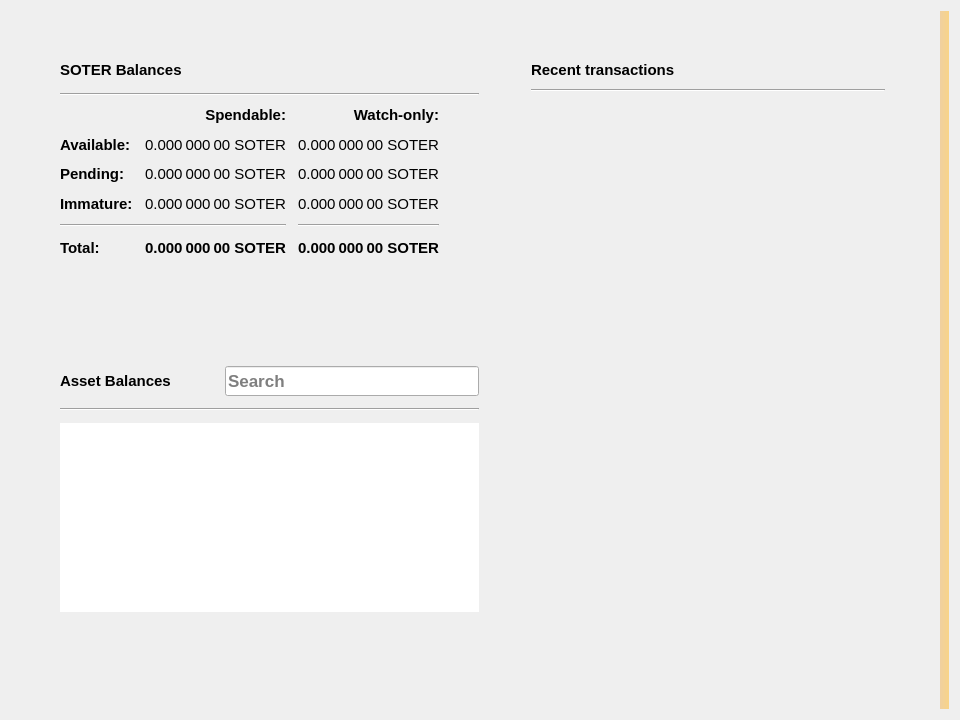
<?xml version="1.0" encoding="UTF-8"?>
<ui version="4.0">
 <class>OverviewPage</class>
 <widget class="QWidget" name="OverviewPage">
  <property name="geometry">
   <rect>
    <x>0</x>
    <y>0</y>
    <width>960</width>
    <height>720</height>
   </rect>
  </property>
  <property name="minimumSize">
   <size>
    <width>960</width>
    <height>0</height>
   </size>
  </property>
  <property name="font">
   <font>
    <pointsize>11</pointsize>
    <weight>75</weight>
    <bold>true</bold>
   </font>
  </property>
  <property name="windowTitle">
   <string>Form</string>
  </property>
  <property name="autoFillBackground">
   <bool>false</bool>
  </property>
  <layout class="QGridLayout" name="gridLayout_3">
   <item row="0" column="1">
    <layout class="QVBoxLayout" name="verticalLayout_7">
     <property name="spacing">
      <number>0</number>
     </property>
     <property name="leftMargin">
      <number>0</number>
     </property>
     <property name="topMargin">
      <number>0</number>
     </property>
     <property name="rightMargin">
      <number>0</number>
     </property>
     <property name="bottomMargin">
      <number>0</number>
     </property>
     <item>
      <layout class="QHBoxLayout" name="horizontalLayout" stretch="0,0">
       <property name="spacing">
        <number>34</number>
       </property>
       <property name="sizeConstraint">
        <enum>QLayout::SetMinAndMaxSize</enum>
       </property>
       <property name="leftMargin">
        <number>40</number>
       </property>
       <property name="topMargin">
        <number>40</number>
       </property>
       <property name="rightMargin">
        <number>40</number>
       </property>
       <property name="bottomMargin">
        <number>40</number>
       </property>
       <item>
        <layout class="QVBoxLayout" name="verticalLayout_2">
         <property name="spacing">
          <number>34</number>
         </property>
         <property name="rightMargin">
          <number>0</number>
         </property>
         <item>
          <widget class="QFrame" name="frame">
           <property name="sizePolicy">
            <sizepolicy hsizetype="Preferred" vsizetype="Preferred">
             <horstretch>0</horstretch>
             <verstretch>0</verstretch>
            </sizepolicy>
           </property>
           <property name="minimumSize">
            <size>
             <width>350</width>
             <height>180</height>
            </size>
           </property>
           <property name="frameShape">
            <enum>QFrame::NoFrame</enum>
           </property>
           <property name="frameShadow">
            <enum>QFrame::Raised</enum>
           </property>
           <property name="lineWidth">
            <number>5</number>
           </property>
           <layout class="QVBoxLayout" name="verticalLayout_4">
            <property name="spacing">
             <number>10</number>
            </property>
            <property name="topMargin">
             <number>6</number>
            </property>
            <property name="bottomMargin">
             <number>0</number>
            </property>
            <item>
             <layout class="QHBoxLayout" name="horizontalLayout_4">
              <property name="spacing">
               <number>6</number>
              </property>
              <item>
               <widget class="QLabel" name="soterBalancesLabel">
                <property name="font">
                 <font>
                  <pointsize>11</pointsize>
                  <weight>75</weight>
                  <bold>true</bold>
                 </font>
                </property>
                <property name="text">
                 <string>SOTER Balances</string>
                </property>
               </widget>
              </item>
              <item>
               <widget class="QPushButton" name="labelWalletStatus">
                <property name="enabled">
                 <bool>true</bool>
                </property>
                <property name="maximumSize">
                 <size>
                  <width>30</width>
                  <height>16777215</height>
                 </size>
                </property>
                <property name="toolTip">
                 <string>The displayed information may be out of date. Your wallet automatically synchronizes with the Soteria blockchain after a connection is established, but this process has not completed yet.</string>
                </property>
                <property name="text">
                 <string/>
                </property>
                <property name="icon">
                 <iconset>
                  <normaloff>:/icons/warning</normaloff>
                  <disabledoff>:/icons/warning</disabledoff>:/icons/warning</iconset>
                </property>
                <property name="iconSize">
                 <size>
                  <width>24</width>
                  <height>24</height>
                 </size>
                </property>
                <property name="flat">
                 <bool>true</bool>
                </property>
               </widget>
              </item>
              <item>
               <spacer name="horizontalSpacer_3">
                <property name="orientation">
                 <enum>Qt::Horizontal</enum>
                </property>
                <property name="sizeHint" stdset="0">
                 <size>
                  <width>40</width>
                  <height>20</height>
                 </size>
                </property>
               </spacer>
              </item>
             </layout>
            </item>
            <item>
             <widget class="Line" name="line_2">
              <property name="orientation">
               <enum>Qt::Horizontal</enum>
              </property>
             </widget>
            </item>
            <item>
             <layout class="QGridLayout" name="gridLayout">
              <property name="sizeConstraint">
               <enum>QLayout::SetDefaultConstraint</enum>
              </property>
              <property name="bottomMargin">
               <number>5</number>
              </property>
              <property name="spacing">
               <number>12</number>
              </property>
              <item row="3" column="2">
               <widget class="QLabel" name="labelWatchImmature">
                <property name="font">
                 <font>
                  <pointsize>11</pointsize>
                  <weight>50</weight>
                  <bold>false</bold>
                 </font>
                </property>
                <property name="cursor">
                 <cursorShape>IBeamCursor</cursorShape>
                </property>
                <property name="toolTip">
                 <string>Mined balance in watch-only addresses that has not yet matured</string>
                </property>
                <property name="text">
                 <string notr="true">0.000 000 00 SOTER</string>
                </property>
                <property name="alignment">
                 <set>Qt::AlignRight|Qt::AlignTrailing|Qt::AlignVCenter</set>
                </property>
                <property name="textInteractionFlags">
                 <set>Qt::LinksAccessibleByMouse|Qt::TextSelectableByKeyboard|Qt::TextSelectableByMouse</set>
                </property>
               </widget>
              </item>
              <item row="2" column="3">
               <spacer name="horizontalSpacer_2">
                <property name="orientation">
                 <enum>Qt::Horizontal</enum>
                </property>
                <property name="sizeHint" stdset="0">
                 <size>
                  <width>40</width>
                  <height>20</height>
                 </size>
                </property>
               </spacer>
              </item>
              <item row="1" column="0">
               <widget class="QLabel" name="labelBalanceText">
                <property name="text">
                 <string>Available:</string>
                </property>
               </widget>
              </item>
              <item row="1" column="2">
               <widget class="QLabel" name="labelWatchAvailable">
                <property name="font">
                 <font>
                  <pointsize>11</pointsize>
                  <weight>50</weight>
                  <bold>false</bold>
                 </font>
                </property>
                <property name="cursor">
                 <cursorShape>IBeamCursor</cursorShape>
                </property>
                <property name="toolTip">
                 <string>Your current balance in watch-only addresses</string>
                </property>
                <property name="text">
                 <string notr="true">0.000 000 00 SOTER</string>
                </property>
                <property name="alignment">
                 <set>Qt::AlignRight|Qt::AlignTrailing|Qt::AlignVCenter</set>
                </property>
                <property name="textInteractionFlags">
                 <set>Qt::LinksAccessibleByMouse|Qt::TextSelectableByKeyboard|Qt::TextSelectableByMouse</set>
                </property>
               </widget>
              </item>
              <item row="2" column="1">
               <widget class="QLabel" name="labelUnconfirmed">
                <property name="font">
                 <font>
                  <pointsize>11</pointsize>
                  <weight>50</weight>
                  <bold>false</bold>
                 </font>
                </property>
                <property name="cursor">
                 <cursorShape>IBeamCursor</cursorShape>
                </property>
                <property name="toolTip">
                 <string>Total of transactions that have yet to be confirmed, and do not yet count toward the spendable balance</string>
                </property>
                <property name="text">
                 <string notr="true">0.000 000 00 SOTER</string>
                </property>
                <property name="alignment">
                 <set>Qt::AlignRight|Qt::AlignTrailing|Qt::AlignVCenter</set>
                </property>
                <property name="textInteractionFlags">
                 <set>Qt::LinksAccessibleByMouse|Qt::TextSelectableByKeyboard|Qt::TextSelectableByMouse</set>
                </property>
               </widget>
              </item>
              <item row="4" column="2">
               <widget class="Line" name="lineWatchBalance">
                <property name="sizePolicy">
                 <sizepolicy hsizetype="Preferred" vsizetype="Fixed">
                  <horstretch>0</horstretch>
                  <verstretch>0</verstretch>
                 </sizepolicy>
                </property>
                <property name="minimumSize">
                 <size>
                  <width>140</width>
                  <height>0</height>
                 </size>
                </property>
                <property name="orientation">
                 <enum>Qt::Horizontal</enum>
                </property>
               </widget>
              </item>
              <item row="0" column="1">
               <widget class="QLabel" name="labelSpendable">
                <property name="text">
                 <string>Spendable:</string>
                </property>
                <property name="alignment">
                 <set>Qt::AlignRight|Qt::AlignTrailing|Qt::AlignVCenter</set>
                </property>
               </widget>
              </item>
              <item row="3" column="0">
               <widget class="QLabel" name="labelImmatureText">
                <property name="text">
                 <string>Immature:</string>
                </property>
               </widget>
              </item>
              <item row="5" column="2">
               <widget class="QLabel" name="labelWatchTotal">
                <property name="font">
                 <font>
                  <pointsize>11</pointsize>
                  <weight>75</weight>
                  <bold>true</bold>
                 </font>
                </property>
                <property name="cursor">
                 <cursorShape>IBeamCursor</cursorShape>
                </property>
                <property name="toolTip">
                 <string>Current total balance in watch-only addresses</string>
                </property>
                <property name="text">
                 <string notr="true">0.000 000 00 SOTER</string>
                </property>
                <property name="alignment">
                 <set>Qt::AlignRight|Qt::AlignTrailing|Qt::AlignVCenter</set>
                </property>
                <property name="textInteractionFlags">
                 <set>Qt::LinksAccessibleByMouse|Qt::TextSelectableByKeyboard|Qt::TextSelectableByMouse</set>
                </property>
               </widget>
              </item>
              <item row="4" column="0" colspan="2">
               <widget class="Line" name="line">
                <property name="orientation">
                 <enum>Qt::Horizontal</enum>
                </property>
               </widget>
              </item>
              <item row="0" column="2">
               <widget class="QLabel" name="labelWatchonly">
                <property name="text">
                 <string>Watch-only:</string>
                </property>
                <property name="alignment">
                 <set>Qt::AlignRight|Qt::AlignTrailing|Qt::AlignVCenter</set>
                </property>
               </widget>
              </item>
              <item row="5" column="1">
               <widget class="QLabel" name="labelTotal">
                <property name="font">
                 <font>
                  <pointsize>11</pointsize>
                  <weight>75</weight>
                  <bold>true</bold>
                 </font>
                </property>
                <property name="cursor">
                 <cursorShape>IBeamCursor</cursorShape>
                </property>
                <property name="toolTip">
                 <string>Your current total balance</string>
                </property>
                <property name="text">
                 <string notr="true">0.000 000 00 SOTER</string>
                </property>
                <property name="alignment">
                 <set>Qt::AlignRight|Qt::AlignTrailing|Qt::AlignVCenter</set>
                </property>
                <property name="textInteractionFlags">
                 <set>Qt::LinksAccessibleByMouse|Qt::TextSelectableByKeyboard|Qt::TextSelectableByMouse</set>
                </property>
               </widget>
              </item>
              <item row="1" column="1">
               <widget class="QLabel" name="labelBalance">
                <property name="font">
                 <font>
                  <pointsize>11</pointsize>
                  <weight>50</weight>
                  <bold>false</bold>
                 </font>
                </property>
                <property name="cursor">
                 <cursorShape>IBeamCursor</cursorShape>
                </property>
                <property name="toolTip">
                 <string>Your current spendable balance</string>
                </property>
                <property name="text">
                 <string notr="true">0.000 000 00 SOTER</string>
                </property>
                <property name="alignment">
                 <set>Qt::AlignRight|Qt::AlignTrailing|Qt::AlignVCenter</set>
                </property>
                <property name="textInteractionFlags">
                 <set>Qt::LinksAccessibleByMouse|Qt::TextSelectableByKeyboard|Qt::TextSelectableByMouse</set>
                </property>
               </widget>
              </item>
              <item row="2" column="0">
               <widget class="QLabel" name="labelPendingText">
                <property name="text">
                 <string>Pending:</string>
                </property>
               </widget>
              </item>
              <item row="5" column="0">
               <widget class="QLabel" name="labelTotalText">
                <property name="text">
                 <string>Total:</string>
                </property>
               </widget>
              </item>
              <item row="3" column="1">
               <widget class="QLabel" name="labelImmature">
                <property name="font">
                 <font>
                  <pointsize>11</pointsize>
                  <weight>50</weight>
                  <bold>false</bold>
                 </font>
                </property>
                <property name="cursor">
                 <cursorShape>IBeamCursor</cursorShape>
                </property>
                <property name="toolTip">
                 <string>Mined balance that has not yet matured</string>
                </property>
                <property name="text">
                 <string notr="true">0.000 000 00 SOTER</string>
                </property>
                <property name="alignment">
                 <set>Qt::AlignRight|Qt::AlignTrailing|Qt::AlignVCenter</set>
                </property>
                <property name="textInteractionFlags">
                 <set>Qt::LinksAccessibleByMouse|Qt::TextSelectableByKeyboard|Qt::TextSelectableByMouse</set>
                </property>
               </widget>
              </item>
              <item row="2" column="2">
               <widget class="QLabel" name="labelWatchPending">
                <property name="font">
                 <font>
                  <pointsize>11</pointsize>
                  <weight>50</weight>
                  <bold>false</bold>
                 </font>
                </property>
                <property name="cursor">
                 <cursorShape>IBeamCursor</cursorShape>
                </property>
                <property name="toolTip">
                 <string>Unconfirmed transactions to watch-only addresses</string>
                </property>
                <property name="text">
                 <string notr="true">0.000 000 00 SOTER</string>
                </property>
                <property name="alignment">
                 <set>Qt::AlignRight|Qt::AlignTrailing|Qt::AlignVCenter</set>
                </property>
                <property name="textInteractionFlags">
                 <set>Qt::LinksAccessibleByMouse|Qt::TextSelectableByKeyboard|Qt::TextSelectableByMouse</set>
                </property>
               </widget>
              </item>
             </layout>
            </item>
           </layout>
          </widget>
         </item>
         <item>
          <widget class="QWidget" name="assetVerticalSpaceWidget2" native="true">
           <property name="autoFillBackground">
            <bool>false</bool>
           </property>
           <layout class="QVBoxLayout" name="verticalLayout_6">
            <item>
             <spacer name="verticalSpacer_4">
              <property name="orientation">
               <enum>Qt::Vertical</enum>
              </property>
              <property name="sizeType">
               <enum>QSizePolicy::MinimumExpanding</enum>
              </property>
              <property name="sizeHint" stdset="0">
               <size>
                <width>20</width>
                <height>10</height>
               </size>
              </property>
             </spacer>
            </item>
           </layout>
          </widget>
         </item>
         <item>
          <widget class="QFrame" name="assetFrame">
           <property name="minimumSize">
            <size>
             <width>350</width>
             <height>150</height>
            </size>
           </property>
           <property name="autoFillBackground">
            <bool>true</bool>
           </property>
           <property name="frameShape">
            <enum>QFrame::NoFrame</enum>
           </property>
           <property name="frameShadow">
            <enum>QFrame::Plain</enum>
           </property>
           <property name="lineWidth">
            <number>0</number>
           </property>
           <layout class="QVBoxLayout" name="verticalLayout_5">
            <property name="spacing">
             <number>12</number>
            </property>
            <item>
             <layout class="QHBoxLayout" name="assetBalanceHorizontalLayout">
              <item alignment="Qt::AlignVCenter">
               <widget class="QLabel" name="assetBalanceLabel">
                <property name="font">
                 <font>
                  <pointsize>11</pointsize>
                  <weight>75</weight>
                  <bold>true</bold>
                 </font>
                </property>
                <property name="text">
                 <string>Asset Balances</string>
                </property>
               </widget>
              </item>
              <item>
               <widget class="QPushButton" name="labelAssetStatus">
                <property name="enabled">
                 <bool>true</bool>
                </property>
                <property name="maximumSize">
                 <size>
                  <width>30</width>
                  <height>16777215</height>
                 </size>
                </property>
                <property name="toolTip">
                 <string>The displayed information may be out of date. Your wallet automatically synchronizes with the Soteria blockchain after a connection is established, but this process has not completed yet.</string>
                </property>
                <property name="text">
                 <string/>
                </property>
                <property name="icon">
                 <iconset>
                  <normaloff>:/icons/warning</normaloff>
                  <disabledoff>:/icons/warning</disabledoff>:/icons/warning</iconset>
                </property>
                <property name="iconSize">
                 <size>
                  <width>24</width>
                  <height>24</height>
                 </size>
                </property>
                <property name="flat">
                 <bool>true</bool>
                </property>
               </widget>
              </item>
              <item alignment="Qt::AlignBottom">
               <widget class="QLineEdit" name="assetSearch">
                <property name="sizePolicy">
                 <sizepolicy hsizetype="Expanding" vsizetype="Preferred">
                  <horstretch>0</horstretch>
                  <verstretch>0</verstretch>
                 </sizepolicy>
                </property>
                <property name="minimumSize">
                 <size>
                  <width>0</width>
                  <height>30</height>
                 </size>
                </property>
                <property name="maximumSize">
                 <size>
                  <width>16777215</width>
                  <height>30</height>
                 </size>
                </property>
                <property name="sizeIncrement">
                 <size>
                  <width>0</width>
                  <height>0</height>
                 </size>
                </property>
                <property name="baseSize">
                 <size>
                  <width>0</width>
                  <height>0</height>
                 </size>
                </property>
                <property name="font">
                 <font>
                  <pointsize>13</pointsize>
                  <weight>75</weight>
                  <bold>true</bold>
                 </font>
                </property>
                <property name="maxLength">
                 <number>32</number>
                </property>
                <property name="frame">
                 <bool>true</bool>
                </property>
                <property name="alignment">
                 <set>Qt::AlignLeading|Qt::AlignLeft|Qt::AlignVCenter</set>
                </property>
                <property name="placeholderText">
                 <string>Search</string>
                </property>
                <property name="clearButtonEnabled">
                 <bool>true</bool>
                </property>
               </widget>
              </item>
             </layout>
            </item>
            <item>
             <widget class="Line" name="assetBalanceLine">
              <property name="orientation">
               <enum>Qt::Horizontal</enum>
              </property>
             </widget>
            </item>
            <item>
             <widget class="QListView" name="listAssets">
              <property name="frameShape">
               <enum>QFrame::NoFrame</enum>
              </property>
              <property name="lineWidth">
               <number>0</number>
              </property>
              <property name="verticalScrollMode">
               <enum>QAbstractItemView::ScrollPerItem</enum>
              </property>
             </widget>
            </item>
            <item>
             <widget class="QWidget" name="assetVerticalSpaceWidget" native="true">
              <property name="autoFillBackground">
               <bool>false</bool>
              </property>
              <layout class="QVBoxLayout" name="verticalLayout">
               <item>
                <spacer name="verticalSpacer_3">
                 <property name="orientation">
                  <enum>Qt::Vertical</enum>
                 </property>
                 <property name="sizeHint" stdset="0">
                  <size>
                   <width>20</width>
                   <height>20</height>
                  </size>
                 </property>
                </spacer>
               </item>
              </layout>
             </widget>
            </item>
           </layout>
          </widget>
         </item>
        </layout>
       </item>
       <item>
        <layout class="QVBoxLayout" name="verticalLayout_3">
         <property name="spacing">
          <number>20</number>
         </property>
         <property name="leftMargin">
          <number>0</number>
         </property>
         <item>
          <widget class="QFrame" name="frame_2">
           <property name="sizePolicy">
            <sizepolicy hsizetype="Preferred" vsizetype="Preferred">
             <horstretch>0</horstretch>
             <verstretch>0</verstretch>
            </sizepolicy>
           </property>
           <property name="minimumSize">
            <size>
             <width>350</width>
             <height>0</height>
            </size>
           </property>
           <property name="sizeIncrement">
            <size>
             <width>0</width>
             <height>300</height>
            </size>
           </property>
           <property name="frameShape">
            <enum>QFrame::NoFrame</enum>
           </property>
           <property name="frameShadow">
            <enum>QFrame::Plain</enum>
           </property>
           <property name="lineWidth">
            <number>0</number>
           </property>
           <layout class="QGridLayout" name="gridLayout_2">
            <property name="topMargin">
             <number>6</number>
            </property>
            <property name="horizontalSpacing">
             <number>12</number>
            </property>
            <item row="0" column="0">
             <layout class="QHBoxLayout" name="horizontalLayout_2">
              <property name="spacing">
               <number>6</number>
              </property>
              <item>
               <widget class="QLabel" name="recentTransactionsLabel">
                <property name="font">
                 <font>
                  <pointsize>11</pointsize>
                  <weight>75</weight>
                  <bold>true</bold>
                 </font>
                </property>
                <property name="text">
                 <string>Recent transactions</string>
                </property>
               </widget>
              </item>
              <item>
               <widget class="QPushButton" name="labelTransactionsStatus">
                <property name="enabled">
                 <bool>true</bool>
                </property>
                <property name="maximumSize">
                 <size>
                  <width>30</width>
                  <height>16777215</height>
                 </size>
                </property>
                <property name="toolTip">
                 <string>The displayed information may be out of date. Your wallet automatically synchronizes with the Soteria blockchain after a connection is established, but this process has not completed yet.</string>
                </property>
                <property name="text">
                 <string/>
                </property>
                <property name="icon">
                 <iconset>
                  <normaloff>:/icons/warning</normaloff>
                  <disabledoff>:/icons/warning</disabledoff>:/icons/warning</iconset>
                </property>
                <property name="iconSize">
                 <size>
                  <width>24</width>
                  <height>24</height>
                 </size>
                </property>
                <property name="flat">
                 <bool>true</bool>
                </property>
               </widget>
              </item>
              <item>
               <spacer name="horizontalSpacer">
                <property name="orientation">
                 <enum>Qt::Horizontal</enum>
                </property>
                <property name="sizeHint" stdset="0">
                 <size>
                  <width>40</width>
                  <height>20</height>
                 </size>
                </property>
               </spacer>
              </item>
             </layout>
            </item>
            <item row="2" column="0">
             <widget class="QListView" name="listTransactions">
              <property name="styleSheet">
               <string notr="true">QListView { background: transparent; }</string>
              </property>
              <property name="frameShape">
               <enum>QFrame::NoFrame</enum>
              </property>
              <property name="verticalScrollBarPolicy">
               <enum>Qt::ScrollBarAlwaysOff</enum>
              </property>
              <property name="horizontalScrollBarPolicy">
               <enum>Qt::ScrollBarAlwaysOff</enum>
              </property>
              <property name="selectionMode">
               <enum>QAbstractItemView::NoSelection</enum>
              </property>
             </widget>
            </item>
            <item row="1" column="0">
             <widget class="Line" name="line_3">
              <property name="orientation">
               <enum>Qt::Horizontal</enum>
              </property>
             </widget>
            </item>
           </layout>
          </widget>
         </item>
        </layout>
       </item>
      </layout>
     </item>
    </layout>
   </item>
   <item row="0" column="3">
    <widget class="QLabel" name="labelAlerts">
     <property name="visible">
      <bool>true</bool>
     </property>
     <property name="styleSheet">
      <string notr="true">QLabel { background-color: qlineargradient(x1: 0, y1: 0, x2: 1, y2: 0, stop:0 #F0D0A0, stop:1 #F8D488); color:#000000; }</string>
     </property>
     <property name="wordWrap">
      <bool>true</bool>
     </property>
     <property name="margin">
      <number>3</number>
     </property>
     <property name="textInteractionFlags">
      <set>Qt::TextSelectableByMouse</set>
     </property>
    </widget>
   </item>
  </layout>
 </widget>
 <resources/>
 <connections/>
</ui>
